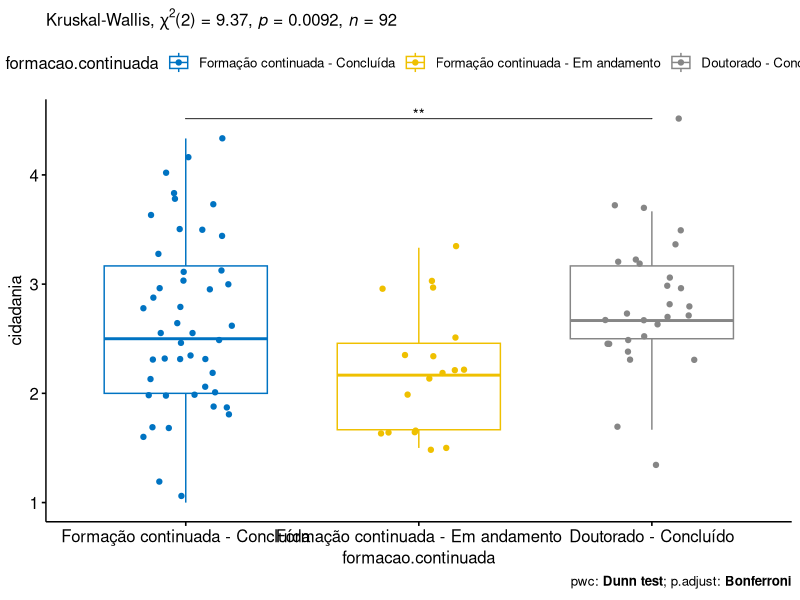

This figure's R source:
## ---- chunk 1
wants <- c('ggpubr', 'stats', 'rstatix', 'dplyr','knitr')
has <- wants %in% rownames(installed.packages())
if (any(!has)) install.packages(wants[!has])

library(knitr)
library(dplyr)
library(rstatix)
library(ggpubr)
library(stats)

kruskal.plot <- function(dat, dv, iv, kwm, pwc, addParam = c(), step.increase = 0.005) {
  pwc <- tryCatch(add_xy_position(pwc, x = iv, step.increase = step.increase), error = function(e) NULL)
  bxp <- ggboxplot(dat, x = iv, y = dv, color = iv, palette = "jco", add=addParam)
  bxp <- bxp + stat_pvalue_manual(pwc, linetype = c(), hide.ns = T, tip.length = 0)
  bxp <- bxp + labs(subtitle = get_test_label(kwm, detailed = T), caption = get_pwc_label(pwc))
  return(bxp)
}

df2qqs <- function(data, group) {
  data <- as.data.frame(data)
  for (iv in group) {
    if (is.numeric(data[[iv]])) {
      quantiles <- quantile(data[[iv]])
      data[[iv]] <- sapply(data[[iv]], FUN = function(x) {
        if (x <= quantiles[[2]]) "low"
        else if (x >= quantiles[[4]]) "high"
        else "medium"
      })
      data[[iv]] <- factor(data[[iv]], levels=c("low", "medium", "high"))
    }
  }
  return(data)
}

dat <- read.csv("data.csv")[,c("ID", "formacao.continuada", "cidadania")]
dat <- df2qqs(dat, c("formacao.continuada"))
rownames(dat) <- dat[["ID"]]
## ---- chunk 2
res.kruskal <- kruskal_test(dat, `cidadania` ~ `formacao.continuada`)
kdf <- add_significance(res.kruskal)
kdf$p <- round(kdf$p, 4)
kdf$p[which(kdf$p < 0.0001)] <- '< 0.0001'
kable(kdf, digits = 4)
## ---- chunk 3
ezm <- kruskal_effsize(dat, `cidadania` ~ `formacao.continuada`, ci = TRUE)
kable(ezm, digits = 4)
## ---- chunk 4
pwc <- dunn_test(dat, `cidadania` ~ `formacao.continuada`, detailed=T, p.adjust.method = "bonferroni")
kdf <- add_significance(pwc)
kdf$p <- round(kdf$p, 4)
kdf$p[which(kdf$p < 0.0001)] <- '< 0.0001'
kdf$p.adj <- round(kdf$p.adj, 4)
kdf$p.adj[which(kdf$p.adj < 0.0001)] <- '< 0.0001'
kable(kdf, digits = 4)
## ---- chunk 5
kdf <- get_summary_stats(group_by(dat, `formacao.continuada`), type ="common")
cnames <- c("n","mean","median","min","max","sd","se","ci","iqr")
kdf <- kdf[,c(colnames(kdf)[!colnames(kdf) %in% cnames], cnames)]
kable(kdf, digits = 4)
## ---- chunk 6
kruskal.plot(dat, "cidadania", "formacao.continuada", res.kruskal, pwc, c("jitter"))
